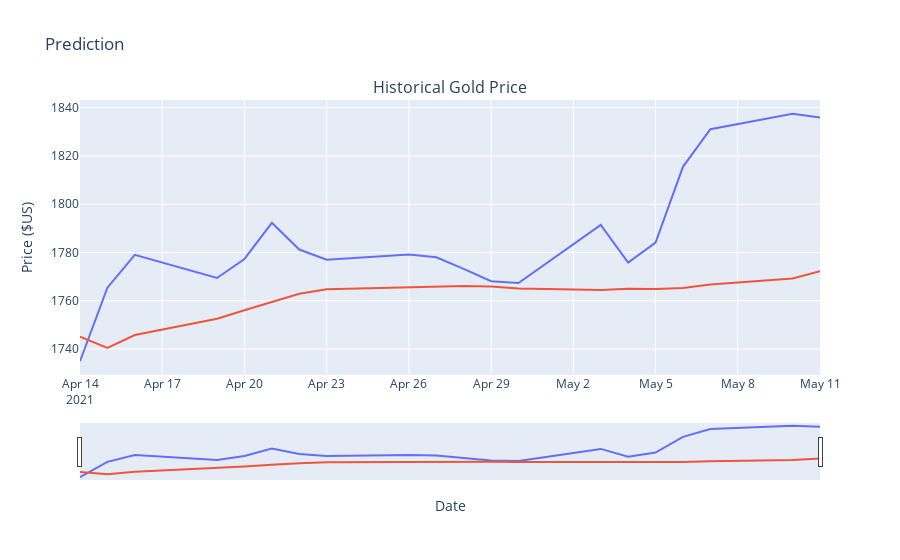

This figure's notebook cell:
### Code cell
fig = make_subplots(rows=1, cols=1, shared_xaxes=True, subplot_titles=("Historical Gold Price", "Historical Revenue"))
fig.add_trace(go.Scatter(x=pd.to_datetime(data_set_predicted.Date, infer_datetime_format=True), y=data_set_predicted['Real values'].astype("float"), name="Real"), row=1, col=1)
fig.add_trace(go.Scatter(x=pd.to_datetime(data_set_predicted.Date, infer_datetime_format=True), y=data_set_predicted['Predicted values'].astype("float"), name="Predicted"), row=1, col=1)
fig.update_xaxes(title_text="Date", row=1, col=1)
#fig.update_xaxes(title_text="Date", row=2, col=1)
fig.update_yaxes(title_text="Price ($US)", row=1, col=1)
#fig.update_yaxes(title_text="Revenue ($US Millions)", row=2, col=1)
fig.update_layout(showlegend=False,
height=900,
title='Prediction',
xaxis_rangeslider_visible=True)
fig.show()

### Figure 1 — Plotly figure (JSON) as saved in the notebook; plotly's stock layout.template omitted (floating-point values rounded to 4 significant figures)
{"data": [{"name": "Real", "type": "scatter", "x": ["2021-04-14T00:00:00", "2021-04-15T00:00:00", "2021-04-16T00:00:00", "2021-04-19T00:00:00", "2021-04-20T00:00:00", "2021-04-21T00:00:00", "2021-04-22T00:00:00", "2021-04-23T00:00:00", "2021-04-26T00:00:00", "2021-04-27T00:00:00", "2021-04-28T00:00:00", "2021-04-29T00:00:00", "2021-04-30T00:00:00", "2021-05-03T00:00:00", "2021-05-04T00:00:00", "2021-05-05T00:00:00", "2021-05-06T00:00:00", "2021-05-07T00:00:00", "2021-05-10T00:00:00", "2021-05-11T00:00:00"], "xaxis": "x", "y": [1735.0, 1765.0, 1779, 1769.0, 1777.0, 1792.0, 1781.0, 1777, 1779.0, 1778, 1773.0, 1768.0, 1767.0, 1791.0, 1776.0, 1784.0, 1816.0, 1831.0, 1838.0, 1836.0], "yaxis": "y"}, {"name": "Predicted", "type": "scatter", "x": ["2021-04-14T00:00:00", "2021-04-15T00:00:00", "2021-04-16T00:00:00", "2021-04-19T00:00:00", "2021-04-20T00:00:00", "2021-04-21T00:00:00", "2021-04-22T00:00:00", "2021-04-23T00:00:00", "2021-04-26T00:00:00", "2021-04-27T00:00:00", "2021-04-28T00:00:00", "2021-04-29T00:00:00", "2021-04-30T00:00:00", "2021-05-03T00:00:00", "2021-05-04T00:00:00", "2021-05-05T00:00:00", "2021-05-06T00:00:00", "2021-05-07T00:00:00", "2021-05-10T00:00:00", "2021-05-11T00:00:00"], "xaxis": "x", "y": [1745.0, 1740.0, 1746.0, 1752.0, 1756.0, 1759.0, 1763.0, 1765.0, 1766.0, 1766.0, 1766.0, 1766.0, 1765.0, 1764.0, 1765.0, 1765.0, 1765.0, 1767.0, 1769.0, 1772.0], "yaxis": "y"}], "layout": {"annotations": [{"font": {"size": 16}, "showarrow": false, "text": "Historical Gold Price", "x": 0.5, "xanchor": "center", "xref": "paper", "y": 1, "yanchor": "bottom", "yref": "paper"}], "autosize": true, "showlegend": false, "title": {"text": "Prediction"}, "xaxis": {"anchor": "y", "autorange": true, "domain": [0, 1], "range": ["2021-04-14", "2021-05-11"], "rangeslider": {"autorange": true, "range": ["2021-04-14", "2021-05-11"], "visible": true, "yaxis": {"_template": null, "rangemode": "match"}}, "title": {"text": "Date"}, "type": "date"}, "yaxis": {"anchor": "x", "autorange": true, "domain": [0, 1], "range": [1729.0, 1843.0], "title": {"text": "Price ($US)"}, "type": "linear"}}}
